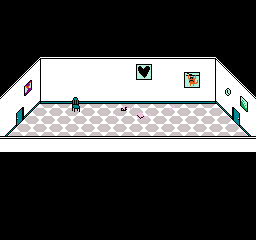

Below is a game level as drawn by its tile map, then a one-line description and the .tmx that defines it (tile-layer data replaced by summaries):
An orthogonal 32x30 tile map with 8x8 px tiles, 2 tile layers (Tile Layer 1, Tile Layer 2).

<map version="1.0" orientation="orthogonal" width="32" height="30" tilewidth="8" tileheight="8">
 <tileset firstgid="1" name="tileset" tilewidth="8" tileheight="8">
  <image source="tileset.png" trans="ff00ff" width="256" height="240" />
  <tile id="0">
   <properties>
    <property name="Solid" value="" />
   </properties>
  </tile>
  <tile id="1">
   <properties>
    <property name="Solid" value="" />
   </properties>
  </tile>
  <tile id="2">
   <properties>
    <property name="Solid" value="" />
   </properties>
  </tile>
  <tile id="3">
   <properties>
    <property name="Solid" value="" />
   </properties>
  </tile>
  <tile id="4">
   <properties>
    <property name="Solid" value="" />
   </properties>
  </tile>
  <tile id="5">
   <properties>
    <property name="Solid" value="" />
   </properties>
  </tile>
  <tile id="6">
   <properties>
    <property name="Solid" value="" />
   </properties>
  </tile>
  <tile id="7">
   <properties>
    <property name="Solid" value="" />
   </properties>
  </tile>
  <tile id="8">
   <properties>
    <property name="Solid" value="" />
   </properties>
  </tile>
  <tile id="9">
   <properties>
    <property name="Solid" value="" />
   </properties>
  </tile>
  <tile id="10">
   <properties>
    <property name="Solid" value="" />
   </properties>
  </tile>
  <tile id="11">
   <properties>
    <property name="Solid" value="" />
   </properties>
  </tile>
  <tile id="12">
   <properties>
    <property name="Solid" value="" />
   </properties>
  </tile>
  <tile id="14">
   <properties>
    <property name="Solid" value="" />
   </properties>
  </tile>
  <tile id="15">
   <properties>
    <property name="Solid" value="" />
   </properties>
  </tile>
  <tile id="16">
   <properties>
    <property name="Solid" value="" />
   </properties>
  </tile>
  <tile id="17">
   <properties>
    <property name="Solid" value="" />
   </properties>
  </tile>
  <tile id="18">
   <properties>
    <property name="Solid" value="" />
   </properties>
  </tile>
  <tile id="19">
   <properties>
    <property name="Solid" value="" />
   </properties>
  </tile>
  <tile id="20">
   <properties>
    <property name="Solid" value="" />
   </properties>
  </tile>
  <tile id="46">
   <properties>
    <property name="" value="" />
   </properties>
  </tile>
  <tile id="47">
   <properties>
    <property name="" value="" />
   </properties>
  </tile>
  <tile id="64">
   <properties>
    <property name="Solid" value="" />
   </properties>
  </tile>
  <tile id="65">
   <properties>
    <property name="Solid" value="" />
   </properties>
  </tile>
  <tile id="66">
   <properties>
    <property name="Solid" value="" />
   </properties>
  </tile>
  <tile id="67">
   <properties>
    <property name="Solid" value="" />
   </properties>
  </tile>
  <tile id="68">
   <properties>
    <property name="Solid" value="" />
   </properties>
  </tile>
  <tile id="70">
   <properties>
    <property name="Solid" value="" />
   </properties>
  </tile>
  <tile id="71">
   <properties>
    <property name="Solid" value="" />
   </properties>
  </tile>
  <tile id="78">
   <properties>
    <property name="Solid" value="" />
   </properties>
  </tile>
  <tile id="79">
   <properties>
    <property name="Solid" value="" />
   </properties>
  </tile>
  <tile id="80">
   <properties>
    <property name="Solid" value="" />
   </properties>
  </tile>
  <tile id="81">
   <properties>
    <property name="Solid" value="" />
   </properties>
  </tile>
  <tile id="82">
   <properties>
    <property name="Solid" value="" />
   </properties>
  </tile>
  <tile id="101">
   <properties>
    <property name="Solid" value="" />
   </properties>
  </tile>
  <tile id="102">
   <properties>
    <property name="Solid" value="" />
   </properties>
  </tile>
  <tile id="103">
   <properties>
    <property name="Solid" value="" />
   </properties>
  </tile>
  <tile id="104">
   <properties>
    <property name="Solid" value="" />
   </properties>
  </tile>
  <tile id="105">
   <properties>
    <property name="Solid" value="" />
   </properties>
  </tile>
  <tile id="106">
   <properties>
    <property name="Solid" value="" />
   </properties>
  </tile>
  <tile id="107">
   <properties>
    <property name="Solid" value="" />
   </properties>
  </tile>
  <tile id="108">
   <properties>
    <property name="Solid" value="" />
   </properties>
  </tile>
  <tile id="109">
   <properties>
    <property name="Solid" value="" />
   </properties>
  </tile>
  <tile id="132">
   <properties>
    <property name="Solid" value="" />
   </properties>
  </tile>
  <tile id="136">
   <properties>
    <property name="Solid" value="" />
   </properties>
  </tile>
  <tile id="137">
   <properties>
    <property name="Solid" value="" />
   </properties>
  </tile>
  <tile id="138">
   <properties>
    <property name="Solid" value="" />
   </properties>
  </tile>
  <tile id="139">
   <properties>
    <property name="Solid" value="" />
   </properties>
  </tile>
  <tile id="165">
   <properties>
    <property name="Solid" value="" />
   </properties>
  </tile>
  <tile id="166">
   <properties>
    <property name="Solid" value="" />
   </properties>
  </tile>
  <tile id="167">
   <properties>
    <property name="Solid" value="" />
   </properties>
  </tile>
  <tile id="168">
   <properties>
    <property name="Solid" value="" />
   </properties>
  </tile>
  <tile id="170">
   <properties>
    <property name="Solid" value="" />
   </properties>
  </tile>
  <tile id="171">
   <properties>
    <property name="Solid" value="" />
   </properties>
  </tile>
  <tile id="172">
   <properties>
    <property name="Solid" value="" />
   </properties>
  </tile>
  <tile id="173">
   <properties>
    <property name="Solid" value="" />
   </properties>
  </tile>
  <tile id="175">
   <properties>
    <property name="Solid" value="" />
   </properties>
  </tile>
  <tile id="177">
   <properties>
    <property name="Solid" value="" />
   </properties>
  </tile>
  <tile id="197">
   <properties>
    <property name="Solid" value="" />
   </properties>
  </tile>
  <tile id="198">
   <properties>
    <property name="Solid" value="" />
   </properties>
  </tile>
  <tile id="199">
   <properties>
    <property name="Solid" value="" />
   </properties>
  </tile>
  <tile id="200">
   <properties>
    <property name="Solid" value="" />
   </properties>
  </tile>
  <tile id="201">
   <properties>
    <property name="Solid" value="" />
   </properties>
  </tile>
  <tile id="204">
   <properties>
    <property name="Solid" value="" />
   </properties>
  </tile>
  <tile id="205">
   <properties>
    <property name="Solid" value="" />
   </properties>
  </tile>
  <tile id="206">
   <properties>
    <property name="Solid" value="" />
   </properties>
  </tile>
  <tile id="207">
   <properties>
    <property name="Solid" value="" />
   </properties>
  </tile>
  <tile id="208">
   <properties>
    <property name="Solid" value="" />
   </properties>
  </tile>
  <tile id="209">
   <properties>
    <property name="Solid" value="" />
   </properties>
  </tile>
  <tile id="210">
   <properties>
    <property name="Solid" value="" />
   </properties>
  </tile>
  <tile id="228">
   <properties>
    <property name="Solid" value="" />
   </properties>
  </tile>
  <tile id="233">
   <properties>
    <property name="Solid" value="" />
   </properties>
  </tile>
  <tile id="234">
   <properties>
    <property name="Solid" value="" />
   </properties>
  </tile>
  <tile id="235">
   <properties>
    <property name="Solid" value="" />
   </properties>
  </tile>
  <tile id="236">
   <properties>
    <property name="Solid" value="" />
   </properties>
  </tile>
  <tile id="237">
   <properties>
    <property name="Solid" value="" />
   </properties>
  </tile>
  <tile id="240">
   <properties>
    <property name="" value="" />
   </properties>
  </tile>
  <tile id="241">
   <properties>
    <property name="" value="" />
   </properties>
  </tile>
  <tile id="261">
   <properties>
    <property name="Solid" value="" />
   </properties>
  </tile>
  <tile id="262">
   <properties>
    <property name="Solid" value="" />
   </properties>
  </tile>
  <tile id="263">
   <properties>
    <property name="Solid" value="" />
   </properties>
  </tile>
  <tile id="264">
   <properties>
    <property name="Solid" value="" />
   </properties>
  </tile>
  <tile id="291">
   <properties>
    <property name="Solid" value="" />
   </properties>
  </tile>
  <tile id="292">
   <properties>
    <property name="Solid" value="" />
   </properties>
  </tile>
  <tile id="293">
   <properties>
    <property name="Solid" value="" />
   </properties>
  </tile>
  <tile id="294">
   <properties>
    <property name="Solid" value="" />
   </properties>
  </tile>
  <tile id="295">
   <properties>
    <property name="Solid" value="" />
   </properties>
  </tile>
  <tile id="296">
   <properties>
    <property name="Solid" value="" />
   </properties>
  </tile>
 </tileset>
 <layer name="Tile Layer 1" width="32" height="30">
  <data>[960 cells, 960 non-empty, 26 distinct tile ids]</data>
 </layer>
 <layer name="Tile Layer 2" width="32" height="30">
  <data>[960 cells, 21 non-empty, 19 distinct tile ids]</data>
 </layer>
</map>
